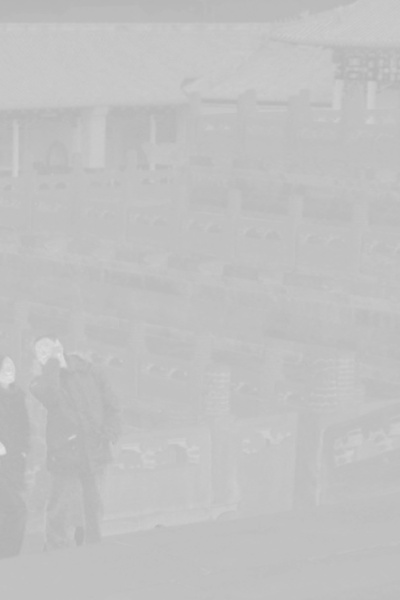
#> input picture results/gugong_ch.jpg, 400 x 600 px, given as the content of the folder E:/ImgSensNet_videos, which was not available
$ python pre_feature_dataset_arr_scaled.py   (older library calls are emulated)
#> lines starting #> are read from the running program, lines starting #| are printed output that depends on the picture; pictures that were not available may be replaced by others from this repository, and a replacement may not be noted
### dark_channel.py
# -*- coding: utf-8 -*-

import cv2
import math
import numpy as np
import matplotlib
import matplotlib.pyplot as plt
import sys


# [8 lines left out: function DarkChannel, not called in this run]


def DarkChannel_Norm(image, size):
    # normalized input
    b, g, r = cv2.split(image)
    dc = cv2.min(cv2.min(r,g), b)
    kernel = cv2.getStructuringElement(cv2.MORPH_RECT, (size,size))
    # Erode: only for normalized pics
    darkch = cv2.erode(dc, kernel)
    return darkch


def AtmLight(image, darkch):
    [h, w] = image.shape[:2]
    imsize = h * w
    # Number of top 0.1% pixels
    numpx = int(max(math.floor(imsize/1000),1))
    # Resize the dark channel
    darkchvec = darkch.reshape(imsize, 1)
    # Resize the original pic
    imvec = image.reshape(imsize, 3)
    # Sort dark channel
    indices = np.argsort(darkchvec, 0)
    # Get top 0.1% pixels with highest grayscale value
    indices = indices[imsize-numpx::]

    b, g, r = cv2.split(image)
    # Corresponded grayscale value
    gray_im = r*0.299 + g*0.587 + b*0.114
    gray_im = gray_im.reshape(imsize, 1)
    # Find the point with top 0.1% grayscale value in the original color image
    loc = np.where(gray_im == max(gray_im[indices]))
    x = loc[0][0]
    A = np.array(imvec[x])
    A = A.reshape(1, 3)
    return A


def TransmissionEstimate(image, A, size, omega):
    # default omega = 1 for haze map, 0.9 for recovered map
    im3 = np.empty(image.shape, image.dtype)

    for ind in range(3):
        # normalization with A
        im3[:, :, ind] = image[:, :, ind] / A[0, ind]

    transmission = 1 - omega * DarkChannel_Norm(im3, size)
    return transmission


def Guidedfilter(image, p, r, eps):
    # Filter the guide image and divided into several windows
    mean_I = cv2.boxFilter(image, cv2.CV_64F, (r,r))

    # Filter the input image
    mean_p = cv2.boxFilter(p, cv2.CV_64F, (r,r))
    mean_Ip = cv2.boxFilter(image * p, cv2.CV_64F, (r,r))
    cov_Ip = mean_Ip - mean_I * mean_p

    mean_II = cv2.boxFilter(image * image, cv2.CV_64F, (r,r))
    var_I = mean_II - mean_I * mean_I

    a = cov_Ip / (var_I + eps)
    b = mean_p - a * mean_I

    # Calculate the Mean matrix
    mean_a = cv2.boxFilter(a, cv2.CV_64F, (r,r))
    mean_b = cv2.boxFilter(b, cv2.CV_64F, (r,r))

    # Linear transformation
    q = mean_a * image + mean_b
    return q


def TransmissionRefine(image, et):
    gray = cv2.cvtColor(image, cv2.COLOR_BGR2GRAY)
    gray = np.float64(gray) / 255
    r = 50
    eps = 0.0001
    t = Guidedfilter(gray, et, r, eps)
    return t


# [7 lines left out: function Recover, not called in this run]


# [46 lines that do not run on import are left out]

### max_local_contrast.py
# -*- coding: utf-8 -*-

import cv2
import math
import numpy as np

SCALE_LOCAL_CONTRAST = 10


def Local_Variance(image, local_size=5):
    height, width, channel = image.shape
    var_image = np.zeros((height, width))
    pad_size = int(local_size/2)
    padimage_r = np.pad(image[:,:,0], ((pad_size,pad_size), (pad_size,pad_size)), 'constant', constant_values=(np.inf, np.inf))
    padimage_g = np.pad(image[:,:,1], ((pad_size,pad_size), (pad_size,pad_size)), 'constant', constant_values=(np.inf, np.inf))
    padimage_b = np.pad(image[:,:,2], ((pad_size,pad_size), (pad_size,pad_size)), 'constant', constant_values=(np.inf, np.inf))
    padimage = np.zeros((height + pad_size*2, width + pad_size*2, 3))
    padimage[:,:,0] = padimage_r
    padimage[:,:,1] = padimage_g
    padimage[:,:,2] = padimage_b
    for i in range(height):
        for j in range(width):
            patch = padimage[i:(i+local_size), j:(j+local_size), :]
            center = np.ones((local_size, local_size, channel)) * image[i, j, :]
            var = (patch - center) ** 2
            var = var[var <= 1]
            var_image[i, j] = np.sqrt(np.sum(var) / var.shape)
    return var_image


def Max_Local_Contrast(image):
    height, width, channel = image.shape
    var_image = Local_Variance(image)
    contrast_image = np.zeros((height, width))
    # default SCALE_LOCAL_CONTRAST = 10
    pad_size = int(SCALE_LOCAL_CONTRAST/2)
    # default padding val = 0
    padimage = np.pad(var_image, ((pad_size,pad_size), (pad_size,pad_size)), 'constant')
    for i in range(height):
        for j in range(width):
            patch = padimage[i:(i+SCALE_LOCAL_CONTRAST), j:(j+SCALE_LOCAL_CONTRAST)]
            contrast_image[i, j] = np.max(patch)
    return contrast_image


# [18 lines that do not run on import are left out]

### max_local_saturation.py
# -*- coding: utf-8 -*-

import cv2
import math
import numpy as np

SCALE_LOCAL_SAT = 10


def exc_div_zero(sat_min, sat_max):
    if(sat_max):
        return (sat_min*1.) / sat_max
    else:
        return 1


def Max_Local_Sat(image):
    height, width, __ = image.shape
    sat_image = np.zeros((height, width))
    # 1*1 saturation calculate
    for i in range(height):
        for j in range(width):
            sat_image[i, j] = 1 - exc_div_zero(np.min(image[i, j, :]), np.max(image[i, j, :]))
    # default SCALE_LOCAL_SAT = 10
    pad_size = int(SCALE_LOCAL_SAT/2)
    # default padding val = 0
    padimage = np.pad(sat_image, ((pad_size,pad_size), (pad_size,pad_size)), 'constant')

    sat_image = np.zeros((height, width))
    for i in range(height):
        for j in range(width):
            patch = padimage[i:(i+SCALE_LOCAL_SAT), j:(j+SCALE_LOCAL_SAT)]
            sat_image[i, j] = np.max(patch)
    return sat_image


# [18 lines that do not run on import are left out]

### min_local_clr_attenuation.py
# -*- coding: utf-8 -*-

import cv2
import math
import numpy as np

SCALE_LOCAL_CLR_ATTEN = 15

# trained hyperparam from paper
# Q. Zhu et al., ``A Fast Single Image Haze Removal Algorithm Using Color Attenuation Prior''
# https://ieeexplore.ieee.org/document/7128396
SIGMA = 0.041337
THETA0 = 0.121779
THETA1 = 0.959710
THETA2 = -0.780245


def Min_Local_Clr_Atten(image):
    height, width, _ = image.shape

    # normalize AFTER TRANS
    hsv_img = cv2.cvtColor(image.astype(np.uint8), cv2.COLOR_BGR2HSV)
    img_s = hsv_img[:, :, 1] / 255.
    img_v = hsv_img[:, :, 2] / 255.

    sigmaMat = np.random.normal(0, SIGMA, (height, width))
    depth_image = THETA0 + THETA1 * img_v + THETA2 * img_s + sigmaMat

    # default SCALE_LOCAL_CLR_ATTEN = 15
    pad_size = int(SCALE_LOCAL_CLR_ATTEN/2)
    # default padding val = 1
    padimage = np.pad(depth_image, ((pad_size,pad_size), (pad_size,pad_size)), 'constant', constant_values=(1, 1))

    clr_atten_image = np.zeros((height, width))
    for i in range(height):
        for j in range(width):
            patch = padimage[i:(i+SCALE_LOCAL_CLR_ATTEN), j:(j+SCALE_LOCAL_CLR_ATTEN)]
            clr_atten_image[i, j] = np.min(patch)
    return clr_atten_image


# [19 lines that do not run on import are left out]

### hue_disparity.py
# -*- coding: utf-8 -*-

import cv2
import math
import numpy as np


def Hue_Disp(image):
    height, width, channel = image.shape
    # semi-inverse calculation
    sinv_image = image.copy()
    for i in range(height):
        for j in range(width):
            for k in range(channel):
                if(sinv_image[i, j, k] < 0.5):
                    sinv_image[i, j, k] = 1 - sinv_image[i, j, k]

    # convert into HLS color space
    hls_image = np.uint8(image * 255.)
    hls_sinv_image = np.uint8(sinv_image * 255.)
    hls_image = cv2.cvtColor(hls_image, cv2.COLOR_BGR2HLS)
    hls_sinv_image = cv2.cvtColor(hls_sinv_image, cv2.COLOR_BGR2HLS)

    # hue calculation
    hue = hls_image[:, :, 0]
    sinv_hue = hls_sinv_image[:, :, 0]
    hue = hue / 180.
    sinv_hue = sinv_hue / 180.
    hue_image = np.abs(hue - sinv_hue)
    return hue_image


# [17 lines that do not run on import are left out]

### chroma.py
# -*- coding: utf-8 -*-

import cv2
import math
import numpy as np


def Chroma(image):
    # convert into LAB color space
    lab_image = np.uint8(image * 255.)
    lab_image = cv2.cvtColor(lab_image, cv2.COLOR_BGR2LAB)
    a_image = lab_image[:, :, 1]
    b_image = lab_image[:, :, 2]
    a_image = a_image / 255.
    b_image = b_image / 255.
    # chroma calculation
    ch_image = np.sqrt(a_image**2 + b_image**2)
    return ch_image


# [17 lines that do not run on import are left out]

### pre_feature_dataset_arr_scaled.py
# -*- coding: utf-8 -*-

import cv2
import os, sys
import time
from scipy import misc
import numpy as np

import chroma
import dark_channel
import hue_disparity
import max_local_contrast
import max_local_saturation
import min_local_clr_attenuation


img_count = 0 # Total training img-set
rawimgs_src_path = 'E:/ImgSensNet_videos'
dataset_save_path = 'E:/ImgSensNet_dataset_mat' # matrix val. scaled to [0,1]

RESIZE_SHAPE = (128, 128, 6) # height * width * channel, channel equals to feature map nums

scale_local_contrast = 10
scale_local_sat = 10
scale_local_clr_atten = 15


rawimgs_dir = os.listdir(rawimgs_src_path)

if not os.path.exists(dataset_save_path):
        os.mkdir(dataset_save_path)

for each_rawimgs_dir in rawimgs_dir:
    print(each_rawimgs_dir)

    each_rawimgs_path = rawimgs_src_path + '/' + each_rawimgs_dir
    raw_imgs = os.listdir(each_rawimgs_path)

    for each_img in raw_imgs:
        # Get the name of each raw img data
        raw_img_name, _ = each_img.split('.')

        # Get the img full path
        img_src_full_path = each_rawimgs_path + '/' + each_img
        # Read in
        img_src_read = cv2.imread(img_src_full_path)
#> img_src_read is the input picture: shape (600, 400, 3); min 179, max 227, mean 193.6

        # RESIZE raw imgs
        img_src_read = misc.imresize(img_src_read, [RESIZE_SHAPE[0],RESIZE_SHAPE[1]], interp='bilinear')
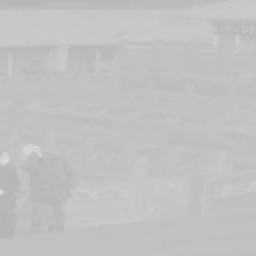
#> img_src_read: shape (128, 128, 3) (shown 2 times larger); min 180, max 218, mean 193.6


        #
        # ========================================== Feature 1: Refined Dark Channel
        if not os.path.exists(dataset_save_path + '/feature1'):
            os.mkdir(dataset_save_path + '/feature1')

        img_save_full_path = dataset_save_path + '/feature1' + '/'

        # Image normalization
        I = img_src_read.astype('float64') / 255
        # Patch_Size = 15*15
        # Normalized dark channel
        darkch_norm = dark_channel.DarkChannel_Norm(I, 15)
        # Get the atmosphere light
        A = dark_channel.AtmLight(I, darkch_norm)
#> in AtmLight, `darkchvec = darkch.reshape(imsize, 1)`: darkchvec = 16384 values, max 0.78 at index 125, min 0.706 at index 13056, mean 0.738
#> in AtmLight, `indices = np.argsort(darkchvec, 0)`: indices = 16384 values, max 16383 at index 9093, min 0 at index 1851, mean 8191.5
#> in AtmLight, `indices = indices[imsize-numpx::]`: indices = [1688, 1818, 1819, 1820, 249, 1822, 1693, 1692, 1691, 1823, 253, 127, 126, 125, 254, 255]
#> in AtmLight, `gray_im = gray_im.reshape(imsize, 1)`: gray_im = 16384 values, max 0.855 at index 10243, min 0.706 at index 13954, mean 0.759
#> in AtmLight, `loc = np.where(gray_im == max(gray_im[indices]))`: loc = 841 positions, rows 118 to 14501, columns 0 to 0
#> in AtmLight, `x = loc[0][0]`: x = 118
#> in AtmLight, `A = np.array(imvec[x])`: A = [0.784, 0.784, 0.784]
#> in AtmLight, `A = A.reshape(1, 3)`: A = [[0.784, 0.784, 0.784]]
#> A = [[0.784, 0.784, 0.784]]
        # Estimated transmisstion map
        te = dark_channel.TransmissionEstimate(I, A, 15, 1)
#> after the loop in TransmissionEstimate, `for ind in range(3):`:
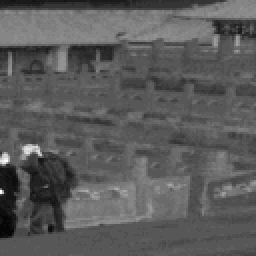
#> im3: shape (128, 128, 3) float64 (shown 2 times larger); min 0.9, max 1.09, mean 0.968; drawn with min black and max white
        # Refined transmisstion map
        t = dark_channel.TransmissionRefine(img_src_read, te)
#> in Guidedfilter, `q = mean_a * image + mean_b`:
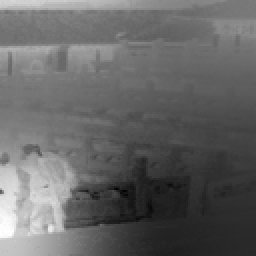
#> q: shape (128, 128) float64 (shown 2 times larger); min 0.0366, max 0.093, mean 0.0592; drawn with min black and max white
        # Refined dark channel
        darkch_refined = 1 - t

        # print(darkch_refined)
        np.save(img_save_full_path + raw_img_name + '.npy', darkch_refined)

        img_count += 1
        sys.stdout.write("\rProcessing a new image: %d ...... Feature maps extraction: 1 done." % img_count)
        sys.stdout.flush()

        #
        # ========================================== Feature 2: Max Local Contrast
        if not os.path.exists(dataset_save_path + '/feature2'):
            os.mkdir(dataset_save_path + '/feature2')

        img_save_full_path = dataset_save_path + '/feature2' + '/'

        # Image normalization
        I = img_src_read.astype('float64') / 255
        # Patch_Size = 10*10, local_size = 5*5
        # Get local-contrast
        contrast = max_local_contrast.Max_Local_Contrast(I)
#> in Local_Variance, `padimage[:,:,0] = padimage_r`: padimage: shape (132, 132, 3) float64; 1.99% of the values are NaN or infinite; the others: min 0, max 0.855, mean 0.243
#> in Local_Variance, `padimage[:,:,1] = padimage_g`: padimage: shape (132, 132, 3) float64; 3.98% of the values are NaN or infinite; the others: min 0, max 0.855, mean 0.496
#> in Local_Variance, `padimage[:,:,2] = padimage_b`: padimage: shape (132, 132, 3) float64; 5.97% of the values are NaN or infinite; the others: min 0.706, max 0.855, mean 0.759
#> after the loop in Local_Variance, `for i in range(height):`:
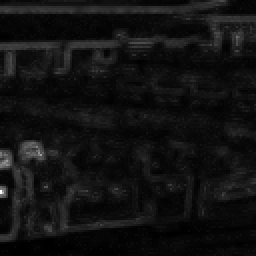
#> var_image: shape (128, 128) float64 (shown 2 times larger); min 0, max 0.109, mean 0.00765; drawn with min black and max white
#> after the loop in Max_Local_Contrast, `for i in range(height):`:
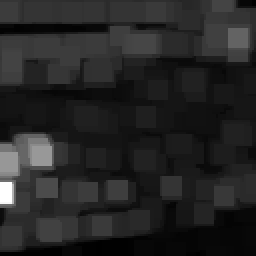
#> contrast_image: shape (128, 128) float64 (shown 2 times larger); min 0.00368, max 0.109, mean 0.0192; drawn with min black and max white

        # print(contrast)
        np.save(img_save_full_path + raw_img_name + '.npy', contrast)

        sys.stdout.write("\rProcessing a new image: %d ...... Feature maps extraction: 2 done." % img_count)
        sys.stdout.flush()

        #
        # ========================================== Feature 3: Max Local Saturation
        if not os.path.exists(dataset_save_path + '/feature3'):
            os.mkdir(dataset_save_path + '/feature3')

        img_save_full_path = dataset_save_path + '/feature3' + '/'

        # Image normalization
        I = img_src_read.astype('float64') / 255
        # Patch_Size = 10*10
        # Get local-saturation
        saturation = max_local_saturation.Max_Local_Sat(I)
#> after the loop in Max_Local_Sat, `for i in range(height):`: sat_image: shape (128, 128) float64; every value is 0
#> in Max_Local_Sat, `pad_size = int(SCALE_LOCAL_SAT/2)`: pad_size = 5
#> in Max_Local_Sat, `padimage = np.pad(sat_image, ((pad_size,pad_size), (pad_size,pad_size)..`: padimage: shape (138, 138) float64; every value is 0

        # print(saturation)
        np.save(img_save_full_path + raw_img_name + '.npy', saturation)

        sys.stdout.write("\rProcessing a new image: %d ...... Feature maps extraction: 3 done." % img_count)
        sys.stdout.flush()

        #
        # ========================================== Feature 4: Min Local Color Attenuation
        if not os.path.exists(dataset_save_path + '/feature4'):
            os.mkdir(dataset_save_path + '/feature4')

        img_save_full_path = dataset_save_path + '/feature4' + '/'

        # WARNING: normalize AFTER TRANS!!! (the only one)
        # Current: After, need to preprocess in the main.py
        I = img_src_read.astype('float64')
        # Patch_Size = 15*15
        # Get local-color-attenuation
        clr_atten = min_local_clr_attenuation.Min_Local_Clr_Atten(I)
#> in Min_Local_Clr_Atten, `hsv_img = cv2.cvtColor(image.astype(np.uint8), cv2.COLOR_BGR2HSV)`: hsv_img: shape (128, 128, 3); mean H, S, V 0, 0, 193.6
#> in Min_Local_Clr_Atten, `depth_image = THETA0 + THETA1 * img_v + THETA2 * img_s + sigmaMat`:
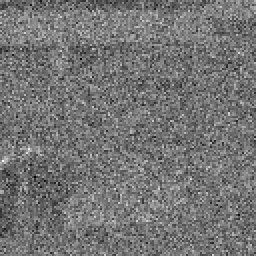
#> depth_image: shape (128, 128) float64 (shown 2 times larger); min 0.669, max 1.06, mean 0.85; drawn with min black and max white
#> in Min_Local_Clr_Atten, `padimage = np.pad(depth_image, ((pad_size,pad_size), (pad_size,pad_siz..`:
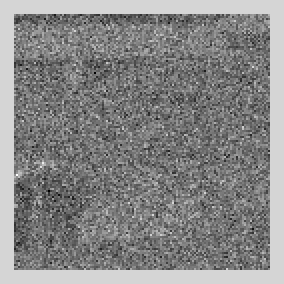
#> padimage: shape (142, 142) float64 (shown 2 times larger); min 0.669, max 1.06, mean 0.878; drawn with min black and max white

        # print(clr_atten)
        np.save(img_save_full_path + raw_img_name + '.npy', clr_atten)

        sys.stdout.write("\rProcessing a new image: %d ...... Feature maps extraction: 4 done." % img_count)
        sys.stdout.flush()

        #
        # ========================================== Feature 5: Hue Disparity
        if not os.path.exists(dataset_save_path + '/feature5'):
            os.mkdir(dataset_save_path + '/feature5')

        img_save_full_path = dataset_save_path + '/feature5' + '/'

        # Image normalization
        I = img_src_read.astype('float64') / 255
        # Get hue-disparity
        hue = hue_disparity.Hue_Disp(I)
#> in Hue_Disp, `hls_image = cv2.cvtColor(hls_image, cv2.COLOR_BGR2HLS)`: hls_image: shape (128, 128, 3); mean of channels 0, 1, 2 0, 193.6, 0
#> in Hue_Disp, `hue = hls_image[:, :, 0]`: hue: shape (128, 128); every value is 0

        # print(hue)
        np.save(img_save_full_path + raw_img_name + '.npy', hue)

        sys.stdout.write("\rProcessing a new image: %d ...... Feature maps extraction: 5 done." % img_count)
        sys.stdout.flush()

        #
        # ========================================== Feature 6: Chroma
        if not os.path.exists(dataset_save_path + '/feature6'):
            os.mkdir(dataset_save_path + '/feature6')

        img_save_full_path = dataset_save_path + '/feature6' + '/'

        # Image normalization
        I = img_src_read.astype('float64') / 255
        # Get chroma
        ch = chroma.Chroma(I)
#> in Chroma, `lab_image = cv2.cvtColor(lab_image, cv2.COLOR_BGR2LAB)`: lab_image: shape (128, 128, 3); mean of channels 0, 1, 2 199.7, 128, 128
#> in Chroma, `a_image = lab_image[:, :, 1]`: a_image: shape (128, 128); every value is 128
#> in Chroma, `a_image = a_image / 255.`: a_image: shape (128, 128) float64; every value is 0.502
#> in Chroma, `ch_image = np.sqrt(a_image**2 + b_image**2)`: ch_image: shape (128, 128) float64; every value is 0.71

        # print(ch)
        np.save(img_save_full_path + raw_img_name + '.npy', ch)

        sys.stdout.write("\rProcessing a new image: %d ...... Feature maps extraction: 6 done." % img_count)
        sys.stdout.flush()
        # time.sleep(600)

    print("Total processed images of %s: %d" % (each_rawimgs_dir, img_count))
